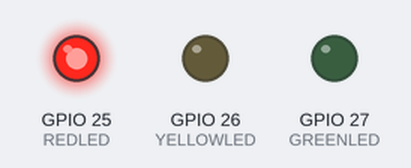
The sketch below on a simulated ESP32. Parts: output pins drawn as LEDs (lit = HIGH).

Above: at 1.5 s.
At 3.5 s:
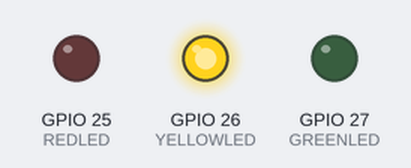
At 5.5 s:
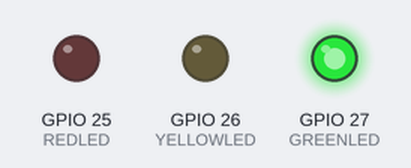
Timing chart, 0 to 10.4 s (numbered marks = the images above):
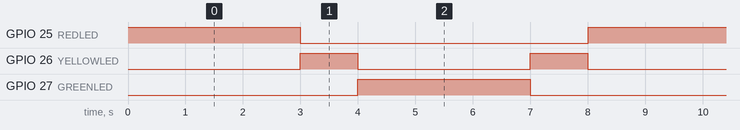

The sketch:

LED_BLINKEN_EXTERN_AMPEL.ino
```cpp
#define REDLED    25
#define YELLOWLED 26
#define GREENLED  27

void setup() {
  pinMode(REDLED, OUTPUT);
  pinMode(YELLOWLED, OUTPUT);
  pinMode(GREENLED, OUTPUT);
}

void loop() {
  digitalWrite(REDLED, HIGH);
  delay(3000);
  digitalWrite(REDLED, LOW);

  digitalWrite(YELLOWLED, HIGH);
  delay(1000);
  digitalWrite(YELLOWLED, LOW);

  digitalWrite(GREENLED, HIGH);
  delay(3000);
  digitalWrite(GREENLED, LOW);

  digitalWrite(YELLOWLED, HIGH);
  delay(1000);
  digitalWrite(YELLOWLED, LOW);
}
```

Measured:
- by itself, GPIO 25 (REDLED), GPIO 27 (GREENLED): alternates HIGH for 3.0 s and LOW for 5.0 s
- by itself, GPIO 26 (YELLOWLED): alternates HIGH for 1.0 s and LOW for 3.0 s
- by itself, everything shown: repeats every 8.0 s, in 5 steps
